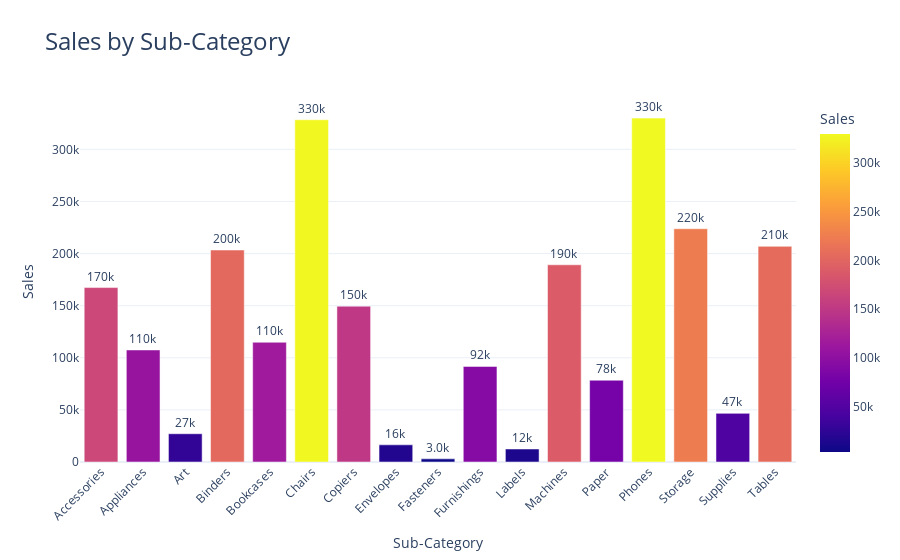

The code cell stored with this chart in its notebook:
### Code cell
sales_by_sub_cat = df.groupby('Sub-Category')['Sales'].sum().reset_index()

fig = px.bar(
    sales_by_sub_cat,
    x='Sub-Category',
    y='Sales',
    title='Sales by Sub-Category',
    text='Sales',
    color='Sales'
)

fig.update_traces(texttemplate='%{text:.2s}', textposition='outside')
fig.update_layout(
    xaxis_title='Sub-Category',
    yaxis_title='Sales',
    title_font=dict(size=24),
    xaxis_tickangle=-45,
    height=600
)

fig.show()

### Figure 1 — Plotly figure (JSON) as saved in the notebook; plotly's stock layout.template omitted (floating-point values rounded to 4 significant figures)
{"data": [{"alignmentgroup": "True", "hovertemplate": "Sub-Category=%{x}<br>Sales=%{marker.color}<extra></extra>", "legendgroup": "", "marker": {"color": [167400.0, 107500.0, 27120.0, 203400.0, 114900.0, 328400.0, 149500.0, 16480.0, 3024.0, 91710.0, 12490.0, 189200.0, 78480.0, 330000.0, 223800.0, 46670.0, 207000.0], "coloraxis": "coloraxis", "pattern": {"shape": ""}}, "name": "", "offsetgroup": "", "orientation": "v", "showlegend": false, "text": [167400.0, 107500.0, 27120.0, 203400.0, 114900.0, 328400.0, 149500.0, 16480.0, 3024.0, 91710.0, 12490.0, 189200.0, 78480.0, 330000.0, 223800.0, 46670.0, 207000.0], "textposition": "outside", "texttemplate": "%{text:.2s}", "type": "bar", "x": ["Accessories", "Appliances", "Art", "Binders", "Bookcases", "Chairs", "Copiers", "Envelopes", "Fasteners", "Furnishings", "Labels", "Machines", "Paper", "Phones", "Storage", "Supplies", "Tables"], "xaxis": "x", "y": [167400.0, 107500.0, 27120.0, 203400.0, 114900.0, 328400.0, 149500.0, 16480.0, 3024.0, 91710.0, 12490.0, 189200.0, 78480.0, 330000.0, 223800.0, 46670.0, 207000.0], "yaxis": "y"}], "layout": {"autosize": true, "barmode": "relative", "coloraxis": {"colorbar": {"title": {"text": "Sales"}}, "colorscale": [[0, "#0d0887"], [0.1111, "#46039f"], [0.2222, "#7201a8"], [0.3333, "#9c179e"], [0.4444, "#bd3786"], [0.5556, "#d8576b"], [0.6667, "#ed7953"], [0.7778, "#fb9f3a"], [0.8889, "#fdca26"], [1, "#f0f921"]]}, "legend": {"tracegroupgap": 0}, "title": {"font": {"size": 24}, "text": "Sales by Sub-Category"}, "xaxis": {"anchor": "y", "autorange": true, "domain": [0, 1], "range": [-0.5, 16.5], "tickangle": -45, "title": {"text": "Sub-Category"}, "type": "category"}, "yaxis": {"anchor": "x", "autorange": true, "domain": [0, 1], "range": [0, 347400.0], "title": {"text": "Sales"}, "type": "linear"}}}
